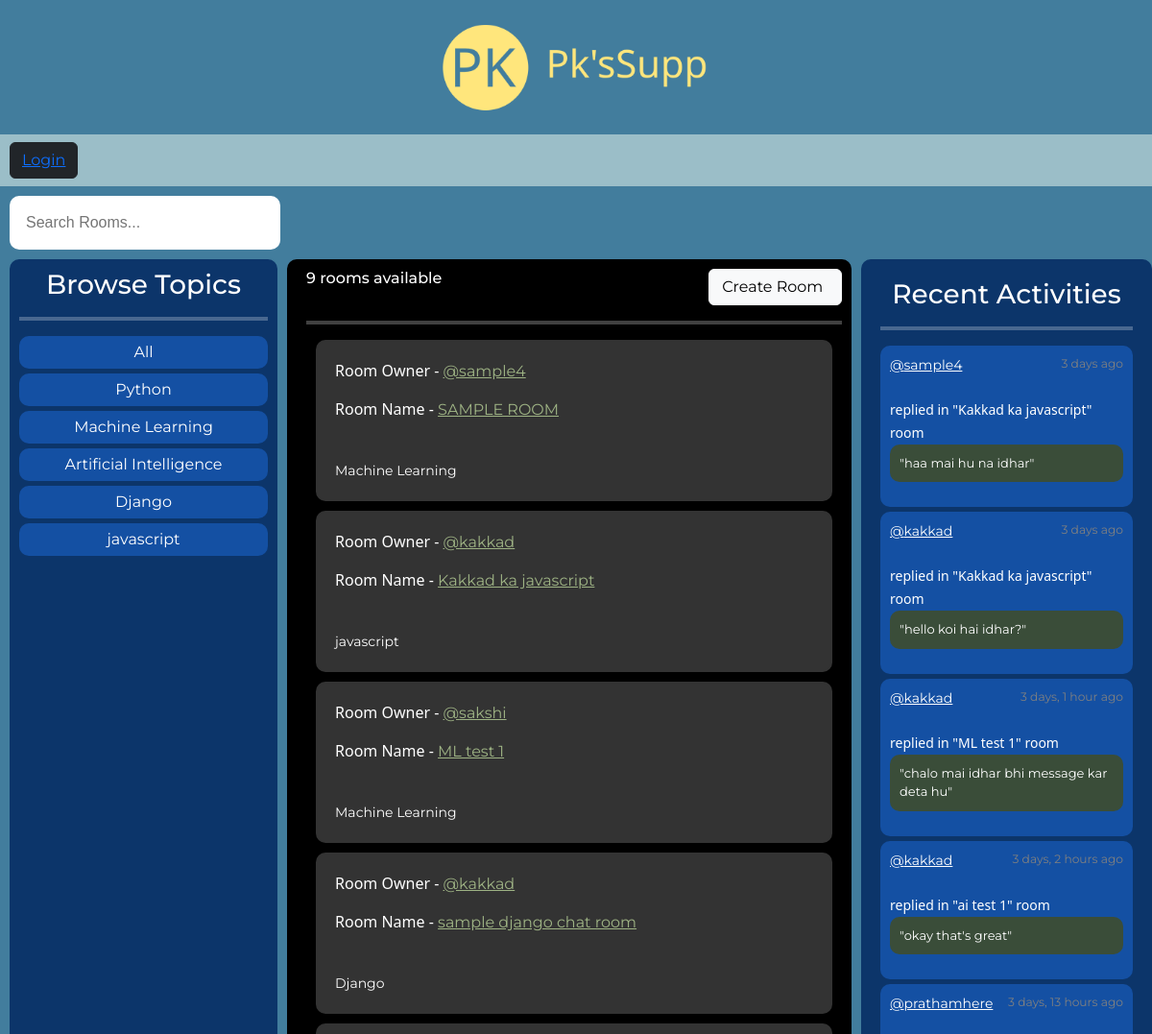
The app's page / (upper part), older data.
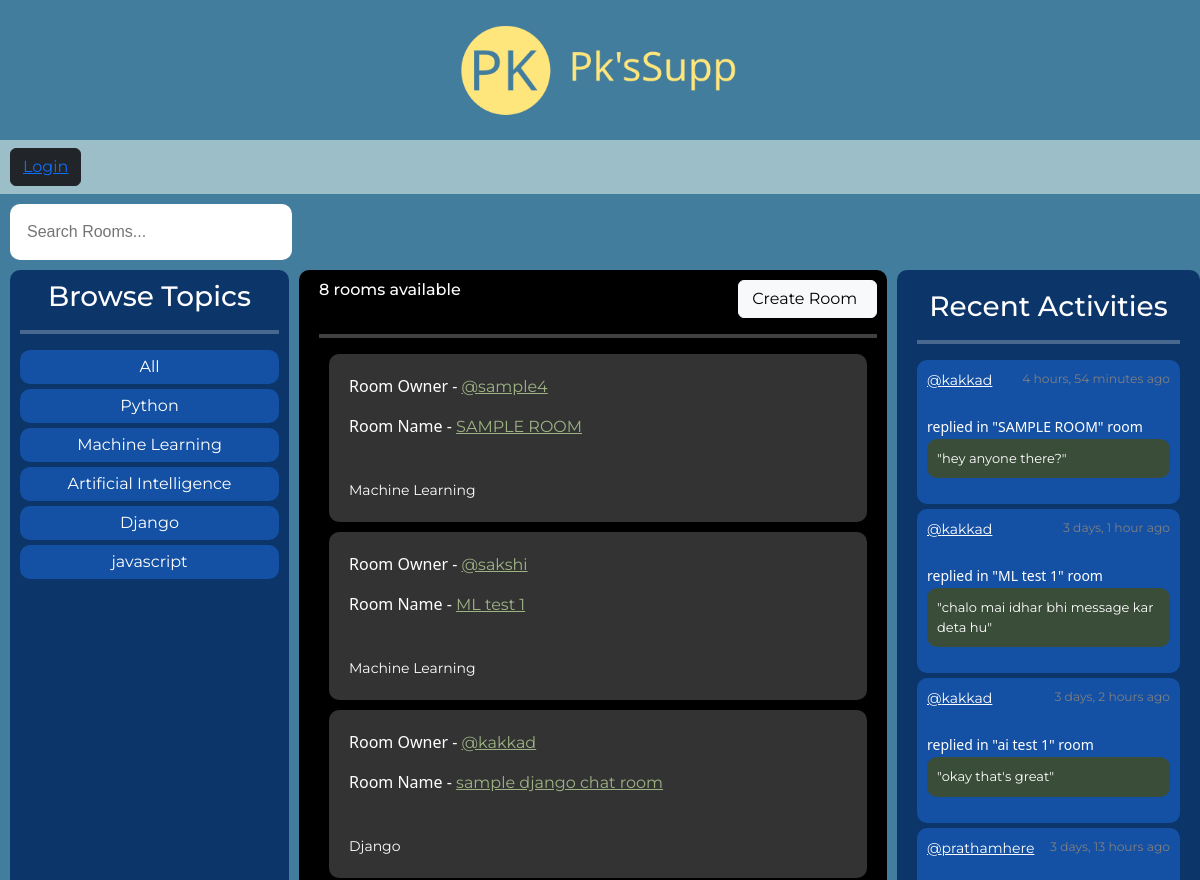
The same page, newer data.
### base/models.py (models this page shows, shortened)
class Topic(models.Model):
    name = models.CharField(max_length=200)

class Room(models.Model):
    host = models.ForeignKey(User, on_delete=models.SET_NULL, null=True)
    topic = models.ForeignKey(Topic, on_delete=models.SET_NULL, null=True)
    name = models.CharField(max_length=200)
    description = models.TextField(null=True, blank=True)
    participants = models.ManyToManyField(User, related_name="participants", blank=True)
    updated = models.DateTimeField(auto_now=True)
    created = models.DateTimeField(auto_now_add=True)
    class Meta:
        ordering = ["-updated", "-created"]
    def __str__(self):
        return self.name

class Message(models.Model):
    user = models.ForeignKey(User, on_delete=models.CASCADE)
    room = models.ForeignKey(Room, on_delete=models.CASCADE)
    body = models.TextField()
    updated = models.DateTimeField(auto_now=True)
    created = models.DateTimeField(auto_now_add=True)
    class Meta:
        ordering = ["-updated", "-created"]
    def __str__(self) -> str:
        return self.body[0:50]

### base/views.py (the view)
# urls.py: path("", views.home, name="home"),
def home(request):
    show_search_bar = True
    q = request.GET.get("q") if request.GET.get("q") != None else ""
    rooms = Room.objects.filter(
        Q(topic__name__icontains=q)
        | Q(name__icontains=q)
        | Q(description__icontains=q)
    )
    room_count = rooms.count()
    topics = Topic.objects.all()
    room_messages = Message.objects.filter(Q(room__topic__name__icontains=q))
    context = {
        "rooms": rooms,
        "topics": topics,
        "room_count": room_count,
        "room_messages": room_messages,
        "show_search_bar": show_search_bar,
    }
    return render(request, "base/home.html", context)

### base/templates/base/home.html
{% extends 'main.html' %} {% block content %} {% load static %}
<link rel="stylesheet" href="{% static 'styles/home.css' %}" />
<div class="main-container">
  <div class="topics">{% include 'base/topics_component.html' %}</div>
  <div class="feed">
    <div class="room-create-room">
      <h6 class="room-count">{{room_count}} rooms available</h6>
      <button class="btn btn-light create-room-button">
        <a class="create-room" href="{% url 'create-room' %}">Create Room</a>
      </button>
    </div>
    <hr class="feed-line" />
    {% include 'base/feed_component.html' %}
  </div>
  <div class="activity">{% include 'base/activity_component.html' %}</div>
</div>
{% endblock content %}

### base/templates/base/topics_component.html
{% load static %}
<link rel="stylesheet" href="{% static 'styles/topics_component.css' %}" />
<h3 class="main-heading">Browse Topics</h3>
<hr class="feed-line" />
<div class="topic-names">
  <div class="topic-name"><a href="{% url 'home' %}">All</a><br /></div>
  {% for topic in topics %}
  <div class="topic-name">
    <a href="{% url 'home' %}?q={{topic.name}}">{{topic.name}}</a><br />
  </div>
  {% endfor %}
</div>

### base/templates/base/feed_component.html (shortened to what this page needs)
{% load static %}
<link rel="stylesheet" href="{% static 'styles/feed_component.css' %}" />
<div>
  {% for room in rooms %}
  <div class="room-component">
    <div class="room-div">
      <p class="room-owner-p">Room Owner -</p>
      <a href="{% url 'user-profile' room.host.id %}"
        >@{{room.host.username}}</a
      >
    </div>
    <div class="room-div">
      <p class="room-name-p">Room Name -</p>
      <a href="{% url 'room' room.id %}">{{room.name}}</a>
    </div>
    <br />
    <small>{{room.topic.name}}</small>
  </div>
  {% endfor %}
</div>

### base/templates/base/activity_component.html (shortened to what this page needs)
{% load static %}
<link rel="stylesheet" href="{% static 'styles/activity_component.css' %}" />
<h3 class="main-heading">Recent Activities</h3>
<hr class="feed-line" />
{% for message in room_messages %}
<div class="activity-message">
  <small class="host-and-time"
    ><a href="{% url 'user-profile' message.user.id %}">@{{message.user}}</a>
    <small class="time">{{message.created|timesince}} ago</small></small
  ><br />
  <small class="replied-to">replied in "{{message.room}}" room</small>
  <p class="message-body">"{{message}}"</p>
</div>
{% endfor %}

Row changes from the older to the newer data that the page shows:
removed Room: host.username "kakkad", name "Kakkad ka javascript", topic.name "javascript"
removed Message: user "sample4", created "3 days", room "Kakkad ka javascript", body "haa mai hu na idhar"
removed Message: user "kakkad", created "3 days", room "Kakkad ka javascript", body "hello koi hai idhar?"
added Message: user "kakkad", created "4 hours, 54 minutes", room "SAMPLE ROOM", body "hey anyone there?"
Text that changed along with them:
{{ room_count }}: "9" → "8"
